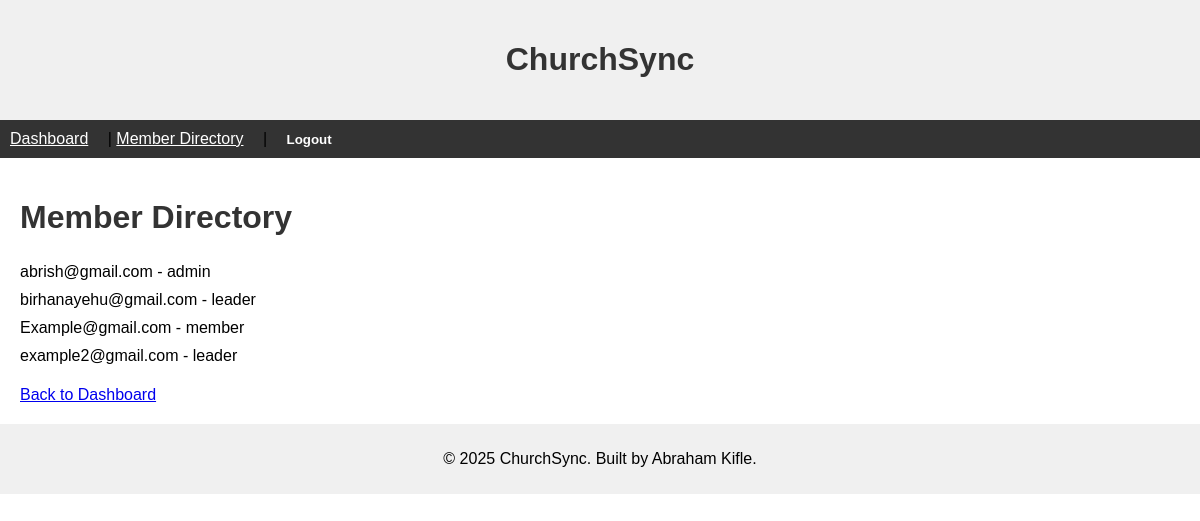
Before: /directory/ (signed in) with the older database file.
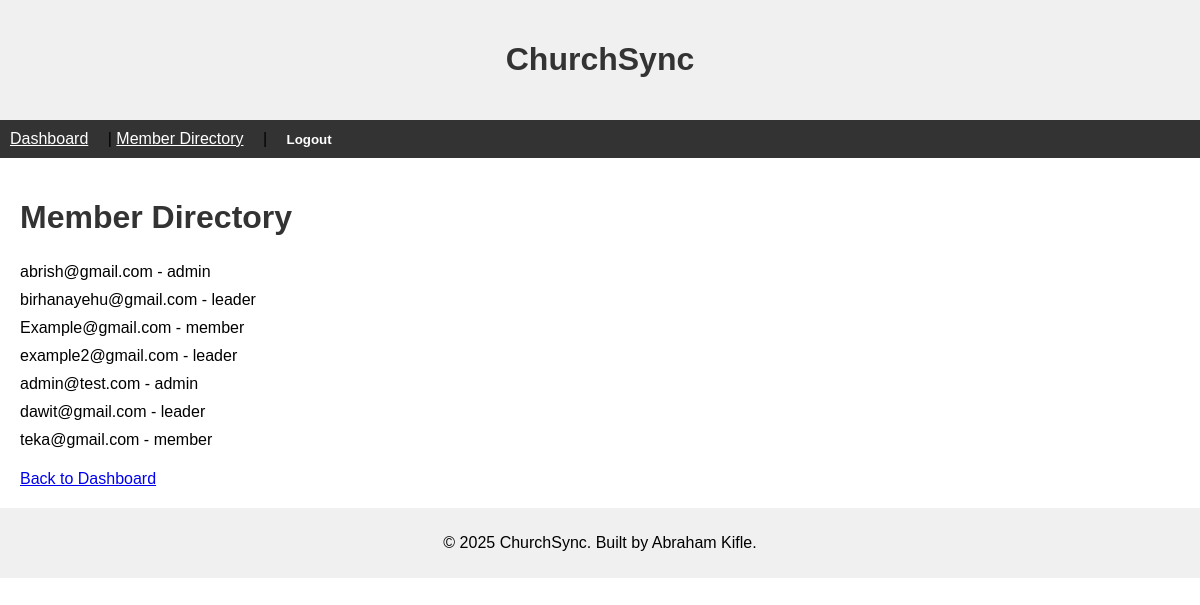
After: the same page with the newer database file.
### users/models.py (models this page shows, shortened)
class User(AbstractUser):
    username = None  # No username - using email instead
    email = models.EmailField(unique=True)  # Email is the ID, no repeats
    role = models.CharField(max_length=20, choices=[('admin', 'Admin'), ('leader', 'Leader'), ('member', 'Member')], default='member')
    is_approved = models.BooleanField(default=False)  # New users need approval
    objects = UserManager()  # Use my manager
    USERNAME_FIELD = 'email'  # Login with email
    REQUIRED_FIELDS = []  # Just email and password needed

### teams/views.py (the view)
# urls.py: path('directory/', member_directory, name='member_directory'),  # Member list page
def member_directory(request):
    if not request.user.is_authenticated:
        return redirect('login')
    if request.user.role == 'admin':
        members = User.objects.filter(is_approved=True)
    elif request.user.role == 'leader':
        team = request.user.led_teams.first()  # Get leader's first team
        members = User.objects.filter(teammember__team=team, is_approved=True)
    else:
        members = []
    return render(request, 'member_directory.html', {'members': members})

### templates/member_directory.html (shortened to what this page needs)
{% extends 'base.html' %}
{% block content %}
    <h1>Member Directory</h1>
    <ul>
        {% for member in members %}
            <li>{{ member.email }} - {{ member.role }}</li>
        {% endfor %}
    </ul>
    <a href="{% if request.user.role == 'admin' %}/dashboard/admin/{% else %}/dashboard/teams/{{ request.user.led_teams.first.id }}/{% endif %}">Back to Dashboard</a>
{% endblock %}

Changed rows visible on the page:
added User: email "admin@test.com", role "admin"
added User: email "dawit@gmail.com", role "leader"
added User: email "teka@gmail.com", role "member"
